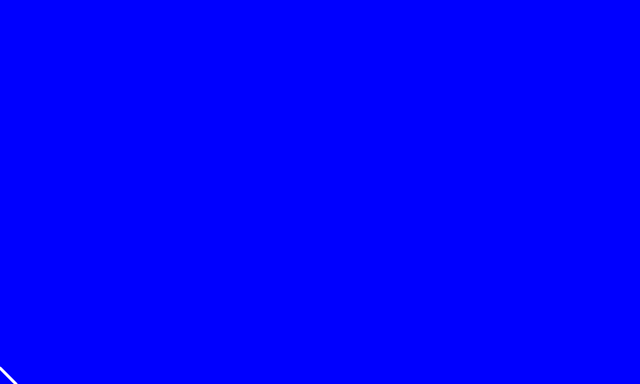
Frame 1 (no input)
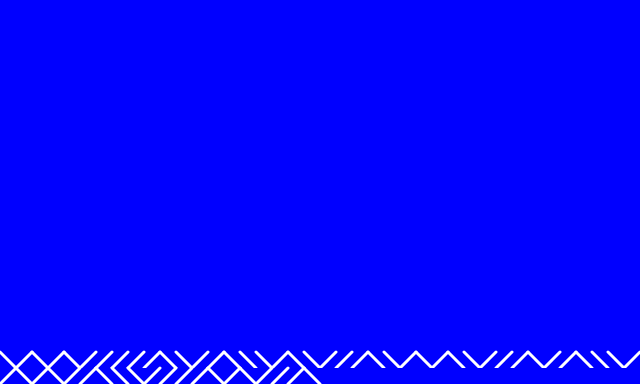
Frame 60 (no input)
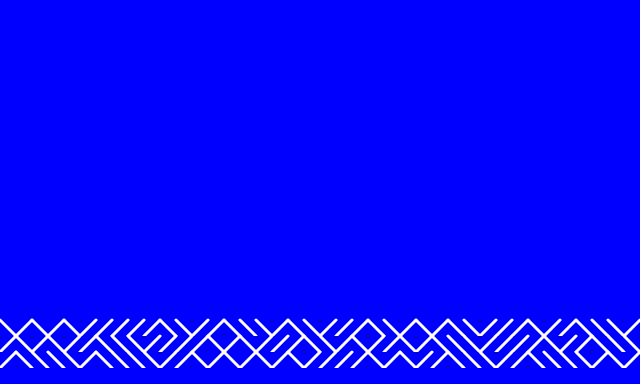
Frame 120 (the mouse pressed at the canvas centre since frame 60)

The p5.js sketch that drew these frames (run headless with seeded random() and noise() and a simulated clock; from frame 60 on, the mouse is pressed at the canvas centre):

// p5.js sketch
// ── sketch.js
var w = 16; 
var h = 16; 
var index = 0;

//permette di definire i parametri
function setup() {  
   createCanvas(640, 384); //dimensione dell'area
   background("#0000ff"); //colore di sfondo
   strokeWeight(3);  //spessore barretta
   stroke(255, 255, 255); //colore della barra
   noSmooth(); //sfumatura della barra
}

//permette di disegnare gli elementi
function draw() {
  //calcolo le coordinate delle barre
  var x1 = w*index; //calcolo la x del primo punto
  var x2 = x1 + w; //calcolo la x del secondo punto
  var y1 = h*23; //calcolo la y del primo punto
  var y2 = h*24; //calcolo la y del secondo punto
  
   if (random(2) < 1) {                      
     line(x2, y1, x1, y2);
   } else {
       line(x1, y1, x2, y2);
}  //stabilisco quale delle barre devo disengare con il calcolo del lancio della moneta
  

index++; //somma 1 ogni volta per passare alla casella dopo
if (index == width/w) { //se la riga è completa
var  p = get(0, h, width, h*23);
     background("#0000ff");
     set(0, 0, p);
     index = 0;
  }
}
